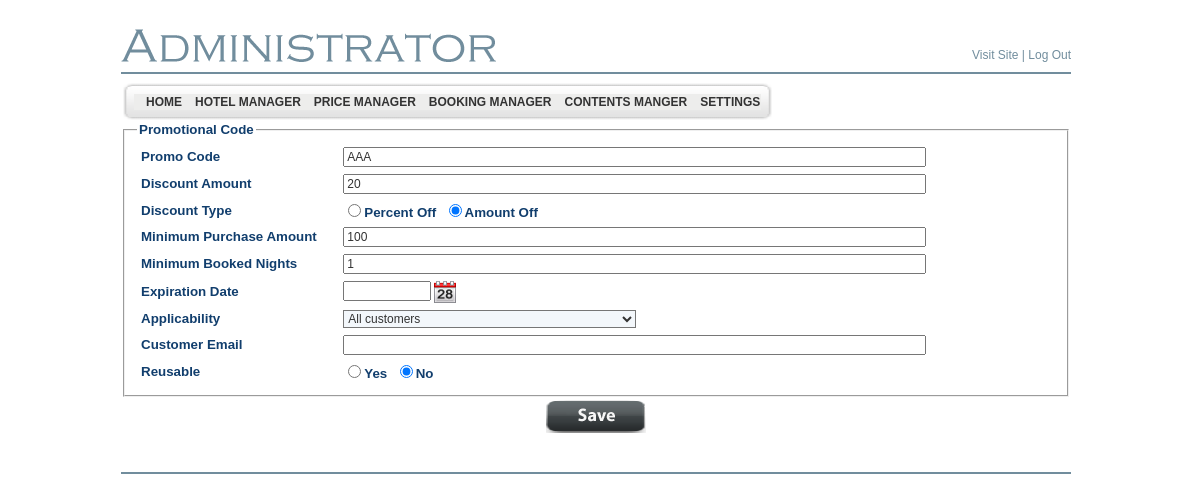
/LiculApartments/admin/promo_codes_add_edit.php?id=5, run on the app's committed database.
### tables this page shows
CREATE TABLE `bsi_adminmenu` (
  `id` int(4) NOT NULL auto_increment,
  `name` varchar(200) NOT NULL default '',
  `url` varchar(200) default NULL,
  `menu_desc` varchar(200) NOT NULL default '',
  `parent_id` int(4) default '0',
  `status` enum('Y','N') default 'Y',
  `ord` int(5) NOT NULL default '0',
  `privileges` int(11) NOT NULL,
  PRIMARY KEY  (`id`),
  UNIQUE KEY `kid` (`name`,`parent_id`)
);

CREATE TABLE `bsi_promo_codes` (
  `id` int(11) NOT NULL auto_increment,
  `promo_code` varchar(50) NOT NULL,
  `discount` decimal(10,2) NOT NULL default '0.00',
  `is_percentage` tinyint(1) NOT NULL default '1',
  `min_amount` decimal(10,2) NOT NULL default '0.00',
  `min_nights` tinyint(4) NOT NULL default '0',
  `promo_category` int(1) NOT NULL COMMENT '1 - All customer, 2 - Existing Customer, 3 - one selected customer',
  `customer_email` varchar(255) default NULL,
  `exp_date` date default NULL,
  `reuse_promo` tinyint(1) NOT NULL default '1',
  PRIMARY KEY  (`id`),
  UNIQUE KEY `UNQ_promo_code` (`promo_code`)
);

### LiculApartments/includes/SystemConfiguration.class.php (called while the page is built, shortened)
<?php
require_once ("KLogger.class.php");
require_once ("PromoCode.class.php");
require_once ("Utilities.class.php");
$loggingDirectory = "./logs/";
$currentDirectory = getcwd();
if (Utilities::stringEndsWith($currentDirectory, "admin"))
{
	$loggingDirectory = "../logs/";
}
$logger = new KLogger($loggingDirectory, KLogger::INFO);
?>

### LiculApartments/includes/Utilities.class.php (called while the page is built, shortened)
<?php
class Utilities
{
	public static function stringEndsWith($string, $test)
	{
	    $strlen = strlen($string);
	    $testlen = strlen($test);
	    return substr_compare($string, $test, -$testlen) === 0;
	}
}
?>

### LiculApartments/includes/KLogger.class.php (called while the page is built, shortened)
<?php
	class KLogger
	{
		private $priority = KLogger::INFO;
		public function __construct( $filepath , $priority )
		{
			$this->log_file = $filepath . "log_" . date("Y_m_d") . ".log";
			$this->priority = $priority;
			return;
		}
		private function shouldLog($priority)
		{
			if ($this->priority <= $priority)
			{
				return true;
			}
			return false;
		}
	}
?>

### LiculApartments/includes/PromoCode.class.php (called while the page is built, shortened)
<?php
class PromoCode
{
    public static function fetchFromParameters($params)
    {
		$promoCode = new PromoCode();
		if (isset($params['id']) && is_numeric($params['id']))
		{
		    $promoCode->id = intval($params['id']);
		}
		if (isset($params['promo_code']))
		{
		    $promoCode->promoCode = $params['promo_code'];
		}
		if (isset($params['discount']))
		{
		    $promoCode->discountAmount = floatval($params['discount']);
		}
	    if (isset($params['min_amount']))
		{
		    $promoCode->minAmount = floatval($params['min_amount']);
		}
    	if (isset($params['min_nights']))
		{
		    $promoCode->minNights = intval($params['min_nights']);
		}
	    if (isset($params['is_percentage']))
		{
		    $promoCode->isPercentage = intval($params['is_percentage']) == 1;
		}
	    if (isset($params['reuse_promo']))
		{
		    $promoCode->isReusable = intval($params['reuse_promo']) == 1;
		}
    	if (isset($params['promo_category']))
		{
		    $promoCode->category = intval($params['promo_category']);
		}
		return $promoCode;
    }
    public static function fetchFromDb($id)
    {
    	global $logger;
		$logger->LogDebug(__METHOD__ . " Fetching " . __CLASS__ . " object from database for id: $id");
		$sql = "SELECT * FROM bsi_promo_codes WHERE id = $id";
		$query = mysql_query($sql);
		if ($row = mysql_fetch_assoc($query))
		{
		    $promoCode = PromoCode::fetchFromParameters($row);
		    return $promoCode;
		}
		else
		{
			$logger->LogWarn("There is no promo code for id: $id");
		    PromoCode::setStaticError("No promo code with id " . $id . " could be found.");
		    return NULL;
		}
    }
}

### LiculApartments/admin/promo_codes_add_edit.php (the view, shortened to what this page needs)
<?php
include_once ("../includes/SystemConfiguration.class.php");
global $logger;
$errors = array();
$promoCode = new PromoCode();
if(isset($_POST['SBMT_REG']))
{
	$logger->LogInfo("Form has been submitted.");
	$promoCode = PromoCode::fetchFromParameters($_POST);
	if (!$promoCode->save())
	{
		$logger->LogError("Error saving promo code.");
		foreach ($promoCode->errors as $error)
		{
			$logger->LogError($error);
			$errors[] = $error;
		}
	}
	else
	{
		header ("Location: promo_codes_list.php");
	}
}
else if (isset($_REQUEST['id']) && is_numeric($_REQUEST['id']))
{
	$id = intval($_REQUEST['id']);
	$promoCode = PromoCode::fetchFromDb($id);
}
include ("header.php");
?>
<link rel="stylesheet" type="text/css" media="screen" href="../css/datePicker.css">
<link rel="stylesheet" type="text/css" media="screen" href="../css/date.css">
</td>
</tr>
<tr>
  <td valign="top">
	<form method="post" action="<?=$_SERVER['PHP_SELF']?>">
		<fieldset>
		    <legend class="TitleBlue11pt">Promotional Code</legend>
		    <table width="100%" cellspacing="1" border="0" cellpadding="3">
				<tr class="TitleBlue11pt">
					<td valign="middle" align="left" width="22%">
						Promo Code
					</td>
					<td align="left" valign="middle">
						<input type="text" name="promo_code" value="<?= $promoCode->promoCode ?>" size="80"/>
					</td>
				</tr>
				<tr class="TitleBlue11pt">
					<td valign="middle" align="left" width="22%">
						Discount Amount
					</td>
					<td align="left" valign="middle">
						<input type="text" name="discount" value="<?= $promoCode->discountAmount ?>" size="80"/>
					</td>
				</tr>
				<tr class="TitleBlue11pt">
					<td valign="middle" align="left" width="22%">
						Discount Type
					</td>
					<td align="left" valign="middle">
						<input type="radio" name="is_percentage" value="1"<?= $promoCode->isPercentage ? ' checked="checked"' : '' ?>>Percent Off&nbsp;
						<input type="radio" name="is_percentage" value="0"<?= $promoCode->isReusable ? '' : ' checked="checked"' ?>>Amount Off
					</td>
				</tr>
				<tr class="TitleBlue11pt">
					<td valign="middle" align="left" width="22%">
						Minimum Purchase Amount
					</td>
					<td align="left" valign="middle">
						<input type="text" name="min_amount" value="<?= $promoCode->minAmount ?>" size="80"/>
					</td>
				</tr>
				<tr class="TitleBlue11pt">
					<td valign="middle" align="left" width="22%">
						Minimum Booked Nights
					</td>
					<td align="left" valign="middle">
						<input type="text" name="min_nights" value="<?= $promoCode->minNights ?>" size="80"/>
					</td>
				</tr>
				<tr class="TitleBlue11pt">
					<td valign="middle" align="left" width="22%">
						Expiration Date
					</td>
					<td align="left" valign="middle">
						<input type="text" id="exp-date" name="exp_date" class="date-pick" value="<?= ($promoCode->expirationDate == null ? '' : $promoCode->expirationDate->format('m/d/Y')) ?>" size="80"/>
					</td>
				</tr>
				<tr class="TitleBlue11pt">
					<td valign="middle" align="left" width="22%">
						Applicability
					</td>
					<td align="left" valign="middle">
						<select name="promo_category" id="promo_category">
							<option value="0"<?= $promoCode->category == 0 ? ' selected' : '' ?>>All customers</option>
						</select>
					</td>
				</tr>
				<tr class="TitleBlue11pt">
					<td valign="middle" align="left" width="22%">
						Customer Email
					</td>
					<td align="left" valign="middle">
						<input type="text" id="customer_email" name="customer_email" value="<?= $promoCode->customerEmail ?>" size="80"/>
					</td>
				</tr>
				<tr class="TitleBlue11pt">
					<td valign="middle" align="left" width="22%">
						Reusable
					</td>
					<td align="left" valign="middle">
						<input type="radio" name="reuse_promo" value="1"<?= $promoCode->isReusable ? ' checked="checked"' : '' ?>>Yes&nbsp;
						<input type="radio" name="reuse_promo" value="0"<?= $promoCode->isReusable ? '' : ' checked="checked"' ?>>No
					</td>
				</tr>
			</table>
		</fieldset>
		<table width="100%">
		<tr class="TitleBlue11pt">
		            <td height="20" align="center">
		                <input type="image" value="1" src="images/button_save.png"  name='SBMT_REG' >
		            </td>
		        </tr>
		</table>
	</form>
  </td>
</tr>
<?php include("footer.php"); ?>
</table>
</body></html>

### LiculApartments/admin/header.php (shortened to what this page needs)
<!DOCTYPE html PUBLIC "-//W3C//DTD XHTML 1.0 Transitional//EN" "http://www.w3.org/TR/xhtml1/DTD/xhtml1-transitional.dtd">
<html xmlns="http://www.w3.org/1999/xhtml">
<head>
	<link href="style.css" rel="stylesheet" type="text/css" />
	<link href="style1.css" rel="stylesheet" type="text/css">
</head>
<body>
<table align="center" width="950" border="0" cellspacing="0"
	cellpadding="0">
	<tr>
		<td width="366">&nbsp;</td>
		<td width="584">&nbsp;</td>
	</tr>
	<tr>
		<td align="left" valign="bottom"><img src="images/adminis.gif" alt="" /></td>
		<td align="right" valign="bottom" class="bodyMenutext8pt"><a
			href="../index.php" target="_blank" class="bodyMenutext8pt">Visit
		Site</a> | <a href="logout.php" class="bodyMenutext8pt">Log Out</a></td>
	</tr>
	<tr>
		<td height="10"></td>
		<td></td>
	</tr>
	<tr>
		<td colspan="2" height="2" bgcolor="#718d9d"></td>
	</tr>
</table>
<table align="center" width="950" border="0" cellspacing="0" cellpadding="0">
	<tr>
		<td height="8"></td>
	</tr>
	<tr>
		<td align="left">
		<table border="0" style="background-image: url(images/menu_tile.gif);"
			cellspacing="0" cellpadding="0">
			<tr>
				<td><img src="images/menubar_left.gif" alt="" width="13" height="40" /></td>
				<td align="left" class="bodytext8pt">
				<div class="sample1">
				<div class="horz_menu">
<?php
$sql_parent = mysql_query("select * from bsi_adminmenu where parent_id=0 and status='Y' order by ord");
while ($row_parent = mysql_fetch_array($sql_parent))
{
	echo "<a id=\"" . $row_parent[0] . "\"      href=\"" . $row_parent[2] . "\">&nbsp;&nbsp;&nbsp;" . $row_parent[1] . "</a>";
}
?>
<br clear="both" />
				</div>
</div>
				</td>
				<td><img src="images/menubar_right.gif" alt="" width="13"
					height="40" /></td>
			</tr>
		</table>

### LiculApartments/admin/style.css (style rules this page uses)
.bodytext8pt { color: #000000; font-family: 'Tahoma', 'Arial', 'Verdana'; font-size: 8pt; font-weight: normal; margin: 0; line-height: 120% }
.TitleBlue11pt { color: #113E6D; font-family: 'Trebuchet MS', 'Tahoma', 'Arial', 'Verdana'; font-size: 10pt; font-weight: bold; margin: 0; }
.bodyMenutext8pt { color: #718d9d; font-family: 'Verdana', 'Tahoma', 'Arial'; font-size: 12px; font-weight: normal; margin: 0; }
a.bodyMenutext8pt { color: #718d9d; font-weight: normal; text-decoration: none }
select { FONT-SIZE: 9pt; color:#333333; font-family: 'Tahoma', 'Arial', 'MS Sans Serif', 'Verdana'; font-weight: Normal; BACKGROUND-COLOR: #F3F7FB }
input { FONT-Size:9pt; color:#333333; font-family: 'Tahoma', 'Arial', 'MS Sans Serif', 'Verdana'; font-weight: normal; }
body { margin-top: 00; margin-bottom: 0; margin-left: 0; background-color: #FFFFFF; background-repeat: repeat-x; background-position; 0 0 }
a:link { text-decoration:none; font-color: #990000; font-family: Verdana, Arial, Helvetica, sans-serif; font-size: 2; }

### LiculApartments/admin/style1.css (style rules this page uses)
div.horz_menu a { display: block; float: left; }
div.sample1 div.horz_menu a, div.sample1 div.vert_menu a { padding: 1px 0px 1px 0px; background:#ededec; width:inherit; padding:2px; text-decoration: none; font-family:Arial, Helvetica, sans-serif; font-weight: 900; font-size: 12px; color: #333333; }
div.sample1 div.horz_menu a { margin-right: -1px; width:auto; }
a:link { text-decoration:none; font-color: #990000; font-family: Verdana, Arial, Helvetica, sans-serif; font-size: 2; }

### LiculApartments/css/date.css (style rules this page uses)
input.dp-applied { width: 80px; float: left; }

### data on the page
bsi_adminmenu: name "HOME"
bsi_adminmenu: name "HOTEL MANAGER"
bsi_adminmenu: name "PRICE MANAGER"
bsi_adminmenu: name "BOOKING MANAGER"
bsi_adminmenu: name "CONTENTS MANGER"
bsi_adminmenu: name "SETTINGS"
bsi_promo_codes: promo_code "AAA", discount "20", reuse_promo "☑", min_amount "100", min_nights "1", promo_category "All customers"
